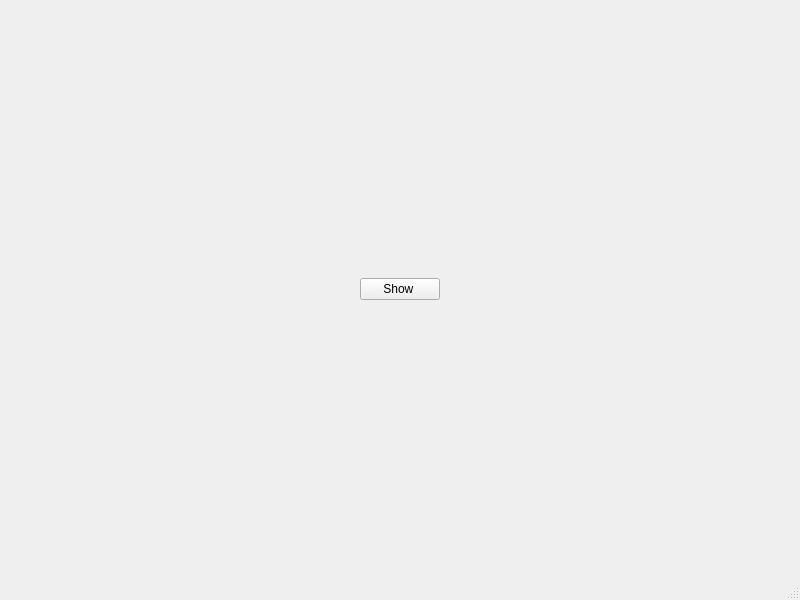
<?xml version="1.0" encoding="UTF-8"?>
<ui version="4.0">
 <class>MainWindow</class>
 <widget class="QMainWindow" name="MainWindow">
  <property name="geometry">
   <rect>
    <x>0</x>
    <y>0</y>
    <width>800</width>
    <height>600</height>
   </rect>
  </property>
  <property name="windowTitle">
   <string>MainWindow</string>
  </property>
  <widget class="QWidget" name="centralwidget">
   <layout class="QVBoxLayout" name="verticalLayout">
    <item>
     <widget class="QWidget" name="widget" native="true">
      <layout class="QHBoxLayout" name="horizontalLayout">
       <item>
        <spacer name="horizontalSpacer_2">
         <property name="orientation">
          <enum>Qt::Horizontal</enum>
         </property>
         <property name="sizeHint" stdset="0">
          <size>
           <width>40</width>
           <height>20</height>
          </size>
         </property>
        </spacer>
       </item>
       <item>
        <widget class="QPushButton" name="pushButton">
         <property name="text">
          <string>Show </string>
         </property>
        </widget>
       </item>
       <item>
        <spacer name="horizontalSpacer">
         <property name="orientation">
          <enum>Qt::Horizontal</enum>
         </property>
         <property name="sizeHint" stdset="0">
          <size>
           <width>40</width>
           <height>20</height>
          </size>
         </property>
        </spacer>
       </item>
      </layout>
     </widget>
    </item>
   </layout>
  </widget>
  <widget class="QMenuBar" name="menubar">
   <property name="geometry">
    <rect>
     <x>0</x>
     <y>0</y>
     <width>800</width>
     <height>20</height>
    </rect>
   </property>
  </widget>
  <widget class="QStatusBar" name="statusbar"/>
 </widget>
 <resources/>
 <connections/>
</ui>
